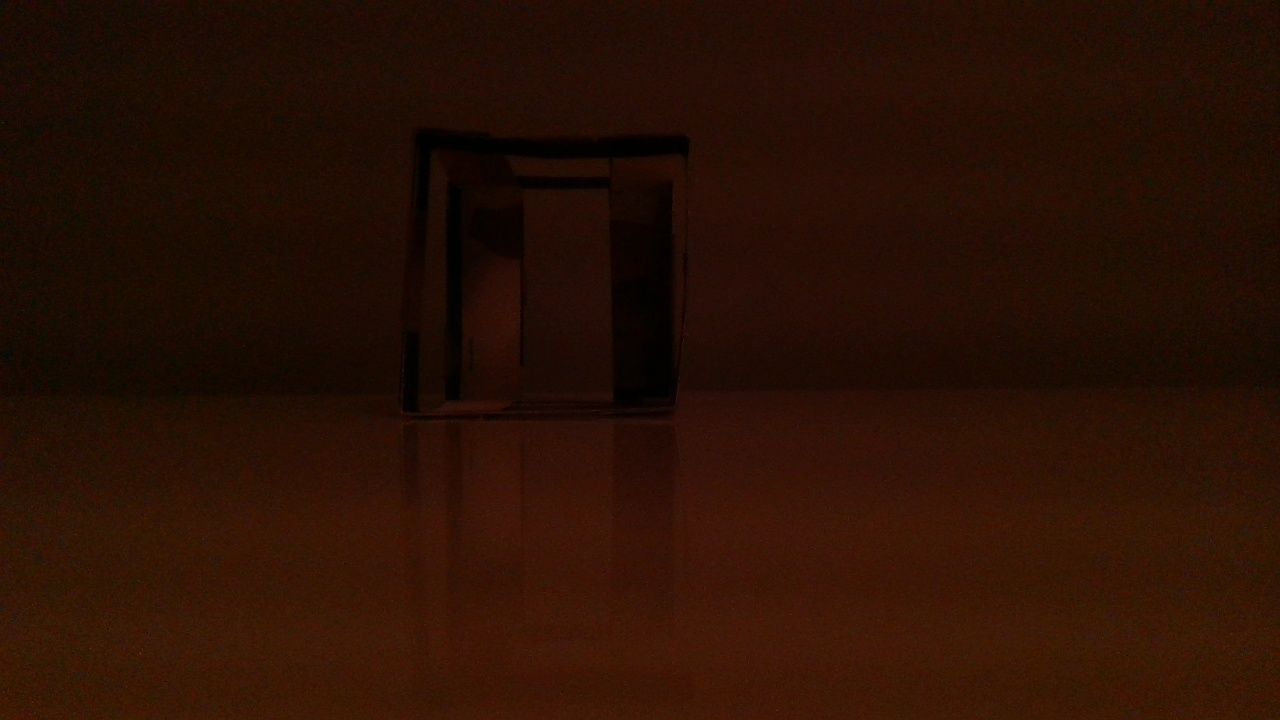
#> input picture test_data_photos/cube_photos_from_robot/photo_0_2023-04-13.jpg, 1280 x 720 px; its folder holds only this picture in this run
$ jupyter execute test_cube.ipynb
#> lines starting #> are read from the running program, lines starting #| are printed output that depends on the picture; after the words box and inside, x2 and y2 are one past the last pixel; in counts of white or black regions, pixels touching at a corner belong together
[cell 1]
import cv2 # should be 4.7
import glob
import matplotlib.pyplot as plt
import cv2.aruco as aruco
import numpy as np

print( cv2.__version__)

[cell 2]
# OUR FINAL CAMERA CALIBRATION MATRIX
calibration = 0.6442544274536695
cameraMatrix = np.array([[932.35252209,   0.,         657.24325896],
 [  0.,         930.23581552, 357.42939289],
 [  0.,           0.,           1.        ]])
distCoeffs = np.array([[ 1.76279343e-01, -6.07952723e-01, -4.64176532e-04, -4.96839648e-04, 6.04867450e-01]])

[cell 3]
def produce_cube_points(x, z):
    y = 1.3
    A = np.array([[x, y, z],
                  [x, y -  6., z],
                  [x - 6., y -  6., z],
                  [x - 6., y, z],
                  [x, y, z + 6.],
                  [x, y -  6., z + 6.],
                  [x - 6., y -  6., z + 6.],
                  [x - 6., y, z + 6.]])
    return A

[cell 4]
RELATIVE_PATH_CUBE = './*.jpg'
images_cube = sorted(glob.glob(RELATIVE_PATH_CUBE))
print(len(images_cube))

points3dOnCube = np.array([produce_cube_points(0., 20.),
                          produce_cube_points(5., 20.),
                          produce_cube_points(10., 20.),
                          produce_cube_points(15., 20.),
                          produce_cube_points(-5., 20.),
                          produce_cube_points(-10., 20.),
                          produce_cube_points(0., 25.),
                          produce_cube_points(5., 25.),
                          produce_cube_points(10., 25.),
                          produce_cube_points(15., 25.),
                          produce_cube_points(-5., 25.),
                          produce_cube_points(-10., 25.),
                          produce_cube_points(-15., 25.),
                          produce_cube_points(0., 30.),
                          produce_cube_points(5., 30.),
                          produce_cube_points(-5., 30.),
                          [[12.3, 1.3, 23.6],
                           [12.3, -4.7, 23.6],
                           [14.8, 1.3, 28.7],
                           [14.8, -4.7, 28.7],
                           [9.6, 1.3, 31.5],
                           [9.6, -4.7, 31.5],
                           [6.3, 1.3, 23.2],
                           [6.3, -4.7, 23.2]
                           ],
                          [[-8.4, 1.3, 29.8],
                           [-8.4, -4.7, 29.8],
                           [-3.3, 1.3, 25.3],
                           [-3.3, -4.7, 25.3],
                           [0.5, 1.3, 29.1],
                           [0.5, -4.7, 29.1],
                           [-3.9, 1.3, 32.5],
                           [-3.9, -4.7, 32.5]],
                          [[-12.8, 1.3, 24.4],
                           [-12.8, -4.7, 24.4],
                           [-6.9, 1.3, 21.7],
                           [-6.9, -4.7, 21.7],
                           [-4.4, 1.3, 27.0],
                           [-4.4, -4.7, 27.0],
                           [-10., 1.3, 29.7],
                           [-10., -4.7, 29.7]
                           ]     ])

[cell 5]
count = 0
for i in range(len(images_cube)):
    if i <= 100:
        points3dOnCube1 = points3dOnCube[i]
        img = cv2.imread(images_cube[i])
#> img is the input picture: shape (720, 1280, 3); mean B, G, R 4.1, 16.2, 41.5

        img = cv2.drawFrameAxes(img, cameraMatrix, distCoeffs, np.array([0.0, 0.0, 0.0]), np.array([0.0, 0.0, 1.0]), 0.1) # draw the chessboard coordinate system
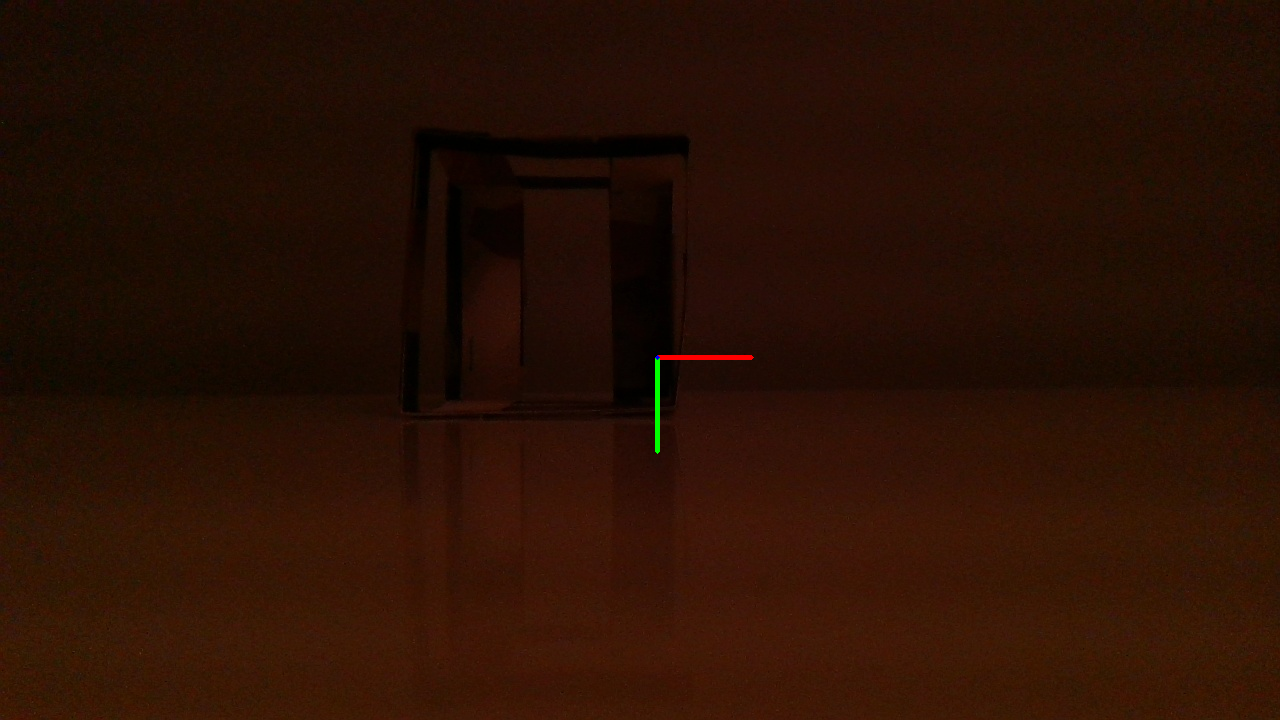
#> img: shape (720, 1280, 3); 0.1% of pixels changed, all inside (x1, y1, x2, y2) = (655, 355, 754, 454)

        # project the 3D point onto the image
        point_2d, _ = cv2.projectPoints(points3dOnCube1, np.array([0.0, 0.0, 0.0]), np.array([0.0, 0.0, 1.0]), cameraMatrix, distCoeffs)

        # round the pixel coordinates to integers
        point_2d = np.round(point_2d).astype(np.int32)

        # print("point_2d:  ", point_2d)
        colors=[(0, 0, 255), (0, 255, 0), (255, 0, 0), (0, 0, 0), (0, 0, 0), (0, 0, 0), (0, 0, 0), (0, 0, 0), (0, 0, 0)]

        for x, y in point_2d[:,0,:]:
            img = cv2.circle(img, (x, y), radius=5, color=(255,0,0), thickness=-1)
            i += 1
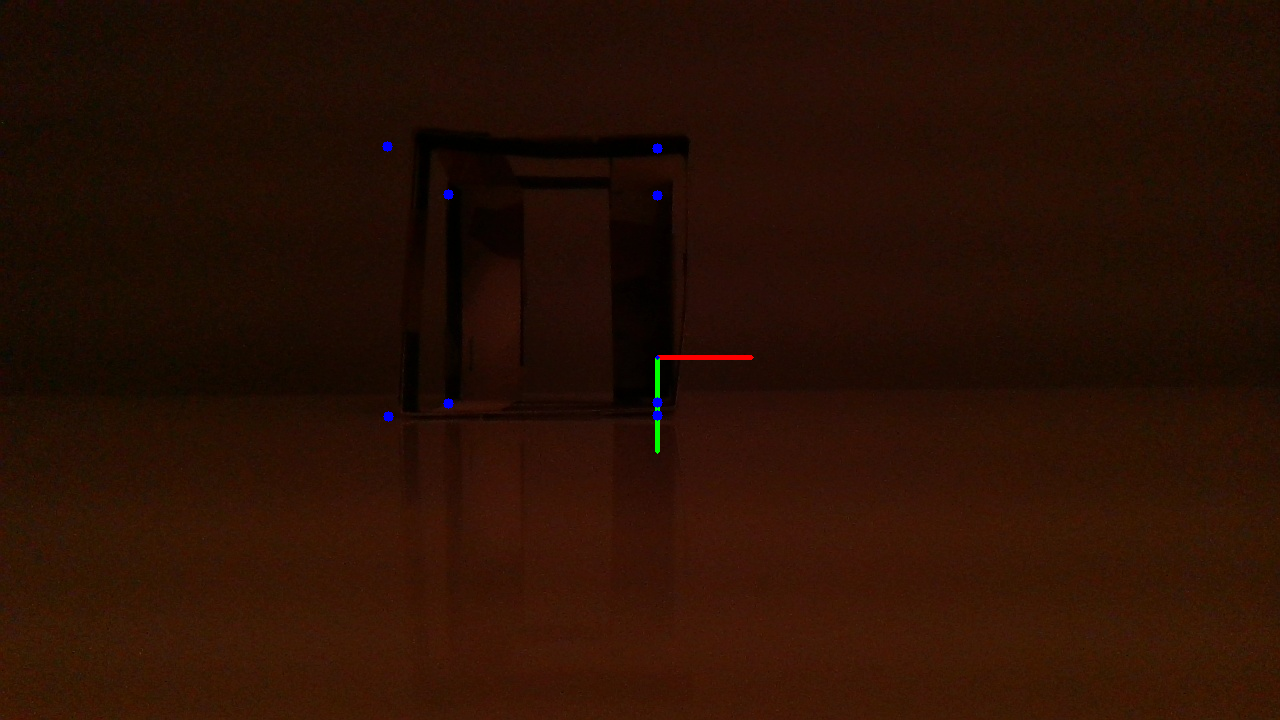
#> img: shape (720, 1280, 3); mean B, G, R 4.3, 16.3, 41.6
#> after the loop, i = 8

        img = cv2.undistort(img, cameraMatrix, distCoeffs, None, cameraMatrix) # undistort the image (get's crazy)
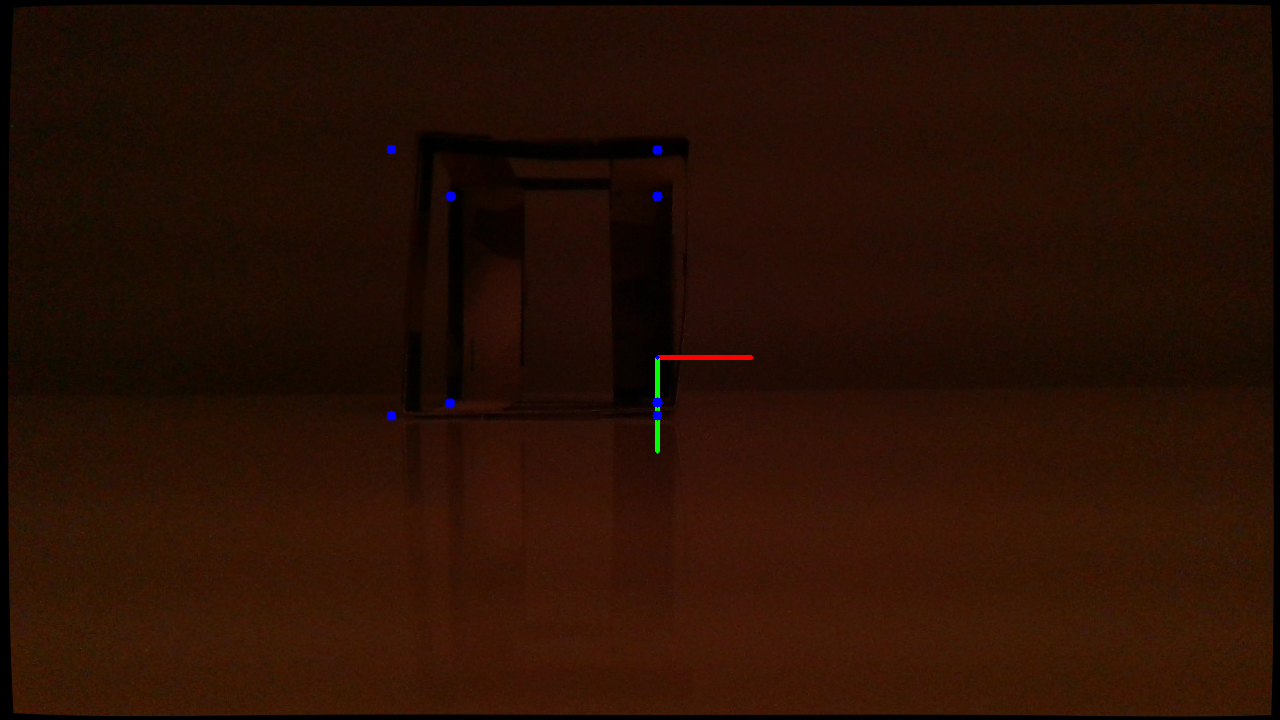
#> img: shape (720, 1280, 3); mean B, G, R 4.2, 15.9, 40.4

        # uncomment this to see the result!
        # plt.imshow(img)
        # plt.show()

    count += 1

$ run again, on test_data_photos/cube_photos_from_robot/photo_4_2023-04-13.jpg
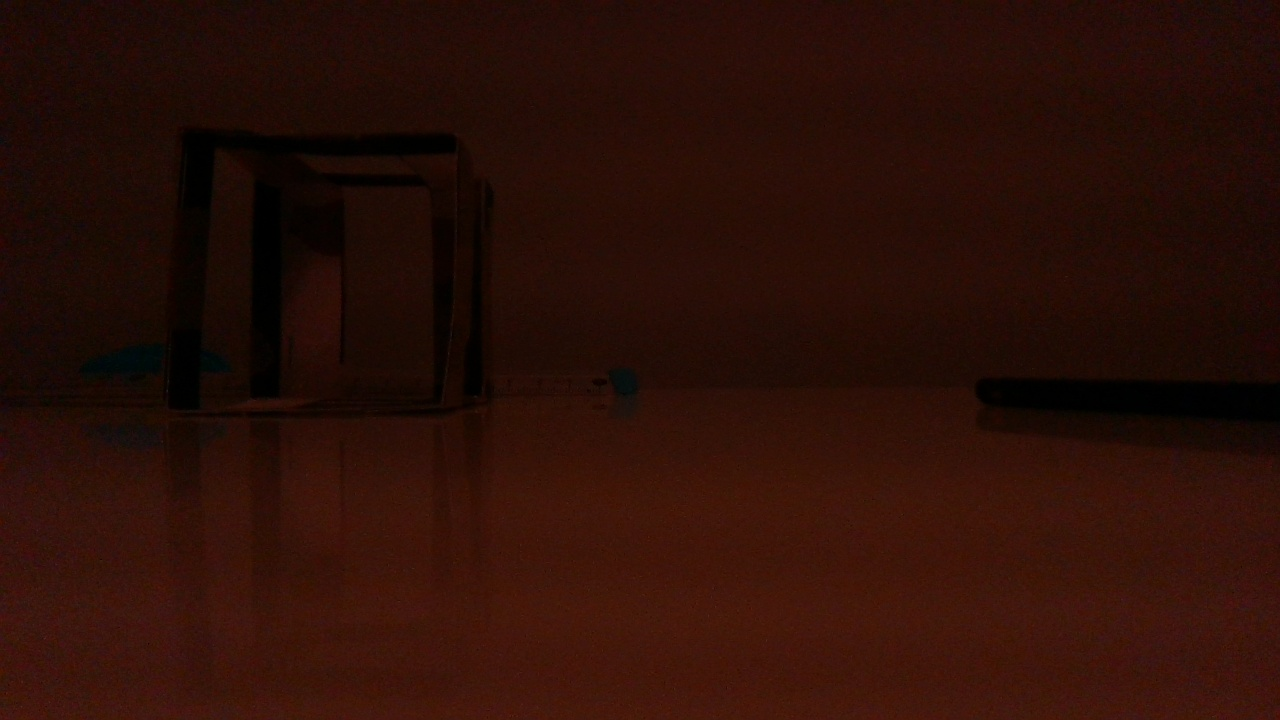
#> input picture test_data_photos/cube_photos_from_robot/photo_4_2023-04-13.jpg, 1280 x 720 px
#> img is the input picture: shape (720, 1280, 3); mean B, G, R 7, 14.9, 43.2
#> after the loop `for x, y in point_2d[:,0,:]:`:
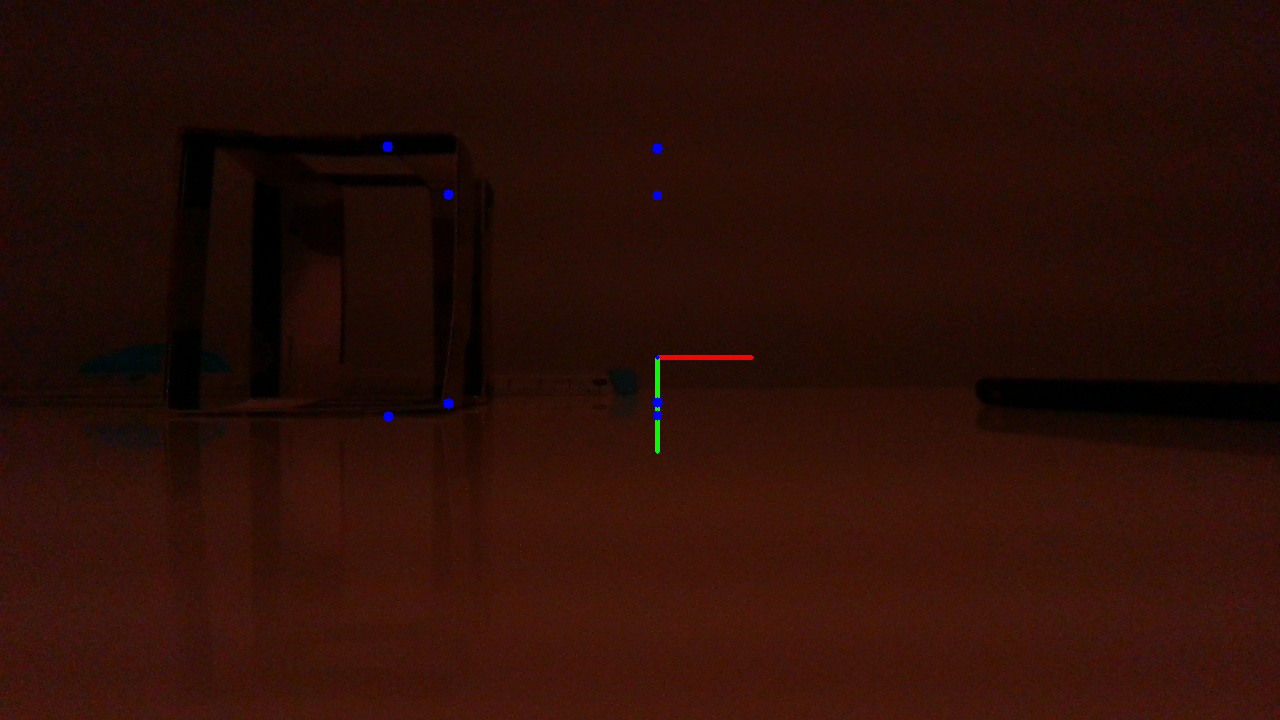
#> img: shape (720, 1280, 3); mean B, G, R 7.2, 15, 43.3
#> after the loop `for x, y in point_2d[:,0,:]:`: i = 8
#> `img = cv2.undistort(img, cameraMatrix, distCoeffs, None, cameraMatrix)..`:
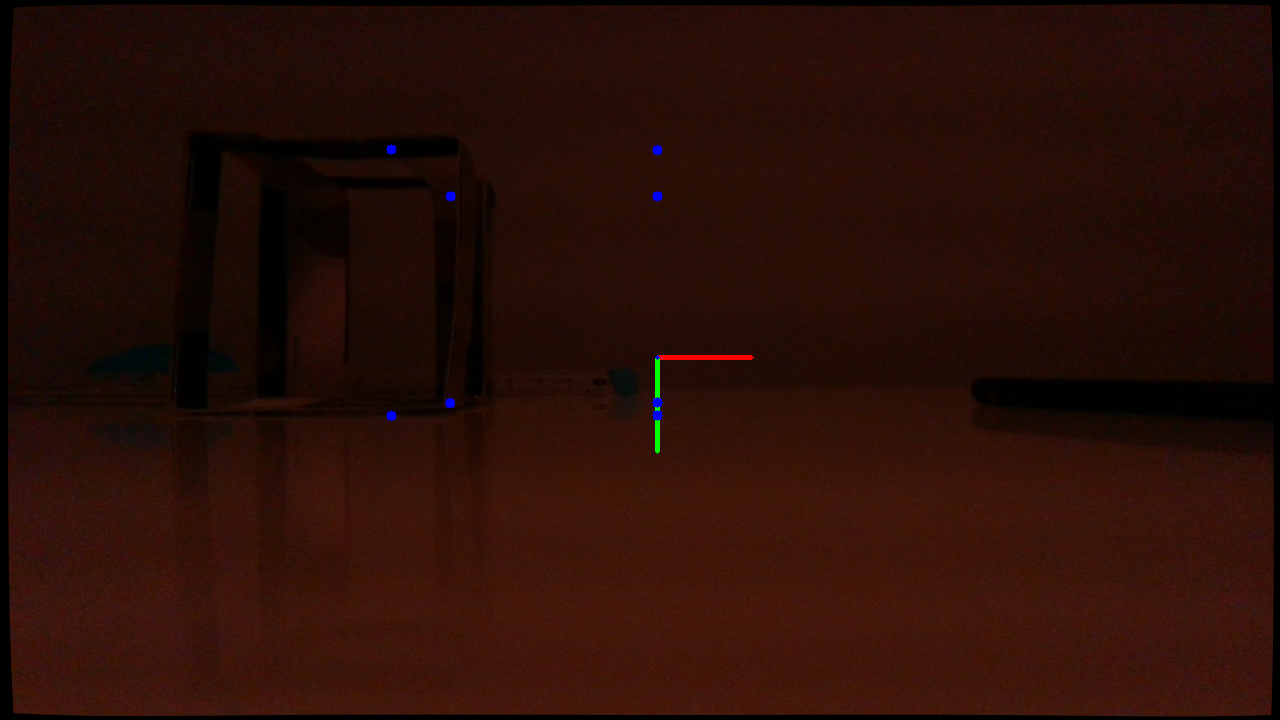
#> img: shape (720, 1280, 3); mean B, G, R 7, 14.6, 42.1
